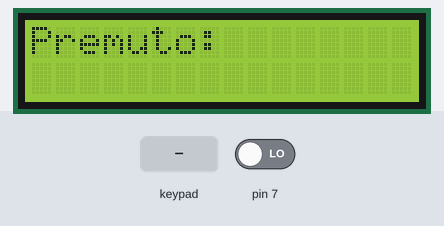
Bench run of a sketch on a simulated Arduino Uno, built with avr-gcc and run on an emulated ATmega328P. Parts: 16×2 character LCD. Wiring (inferred from the signals the program sends): 4×3 keypad with keys 1 2 3 4 5 6 7 8 9 * 0 # (labels assumed): rows pin 6, pin 5, pin 4, pin 3; columns pin 0, pin 1, pin 2. Inputs (shaded band) come from the test bench; at power-on: pin 7 LOW.

Above: at 1.2 s.
1.3 s: keypad keys 1 2 3 4 pressed 0.4 s apart
At 1.39 s:
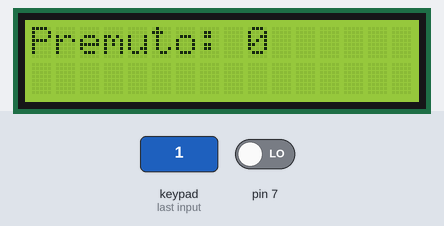
4.4 s: key '6' pressed
At 4.49 s:
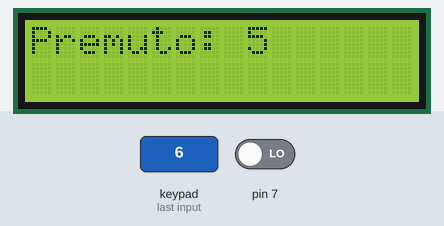
6.0 s: key '7' pressed
At 6.09 s:
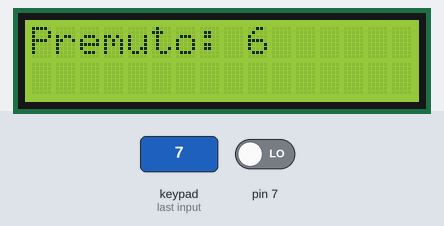
7.6 s: keypad keys 1 2 3 4 # pressed 0.4 s apart
At 8.09 s:
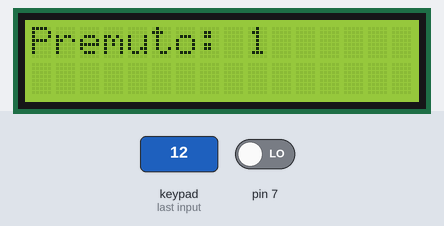
Timing chart, 0 to 10.6 s (numbered marks = the images above; inputs shaded):
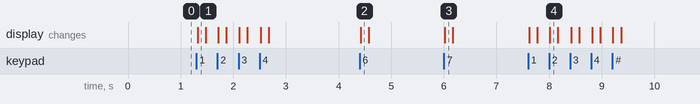

The sketch:

KeypadScan_v1.ino
```cpp
#include <LiquidCrystal_I2C.h>

#define I2C_ADDR    0x27
#define LCD_COLUMNS 16
#define LCD_LINES   2

LiquidCrystal_I2C lcd(I2C_ADDR, LCD_COLUMNS, LCD_LINES);

// !!! LO SCHERMO LCD E' PRESENTE SOLO PER MOSTRARE IL FUNZIONAMENTO DI QUESTO CODICE.
// NON SARA' PRESENTE IN NESSUNA ITERAZIONE DEL PRODOTTO FINALE. !!!

#define NO_KEY 20
volatile uint8_t pressed_key = NO_KEY;

// Nella funzione setup, setto le righe ad OUTPUT HIGH e le colonne ad INPUT PULL-UP
// I pin delle righe sono da 6 a 3 mentre i pin delle colonne sono da 2 a 0
void setup() {
  lcd.init();
  lcd.backlight();

  // DDRD: configura la direzione dei pin (0 = INPUT / 1 = OUTPUT)
  DDRD = 0x78; // = 0111 1000 quindi i pin da 6 a 3 configurati come OUTPUT, pin da 2 a 0 come INPUT

  // PORTD: configura lo stato dei pin (0 = LOW / 1 = HIGH; OUTPUT ed 1 = INPUT PULL-UP )
  PORTD = 0x7F; // = 0111 1111 quindi i pin da 6 a 3 sono configurati ad HIGH,
                // i pin da 2 a 0, essendo configurati INPUT, diventano INPUT PULL-UP
}

// !!! FUNZIONE LOOP UTILIZZATA SOLAMENTE PER MOSTRARE IL FUNZIONAMENTO DI QUESTO CODICE !!!
void loop() {
  pressed_key = keypadScan();
  lcd.setCursor(0,0);
  lcd.print("Premuto: ");
  lcd.setCursor(9,0);
  if(pressed_key == NO_KEY){
    lcd.print("  ");
  }else{
    lcd.print(pressed_key);
  }
}

// Funzione keypadRead()
uint8_t keypadScan(){
  // In shiftArray sono contenuti i valori delle righe con una riga alla volta a LOW:
  // 0xBF: 1011 1111
  // 0xDF: 1101 1111
  // 0xEF: 1110 1111
  // 0xF7: 1111 0111
  uint8_t shiftArray[4]={0xBF, 0xDF, 0xEF, 0xF7};
  uint8_t keyCode = NO_KEY; // Inizzializzato a NO_KEY. Se nessun tasto è premuto,
                            // questa funzione restituisce semplicemente NO_KEY.

  for (uint8_t i = 0; i < 4 ; ++i){
    // Nel ciclo, PORTD viene cambiato negli elementi di shiftArray, cambiando quindi lo stato dei pin
    // delle righe da HIGH a LOW.
    PORTD = shiftArray[i];
    for (uint8_t j = 0 ; j < 3 ; ++j){
      // All'interno del secondo ciclo, controlliamo se al cambio della riga da HIGH a LOW, c'è anche
      // un cambio di una colonna da HIGH a LOW. Il controllo viene fatto facendo un operazione
      // bitwise AND fra gli stati dei pin (PIND) e 1 shiftato a sinistra j volte.
      if ((PIND & (_BV(j))) == 0){
         keyCode = i * 3 + j;
      }
    }
  }

  // Alla fine della funzione, i pin vengono ripristinati allo stato originariamente settato in setup().
  DDRD = 0x78;
  PORTD = 0x7F;

  return keyCode;
}
```

Measured:
- after the input at 1.3 s, the display: changes at once (image 1)
- after the input at 4.4 s, the display: changes at once (image 2)
- after the input at 6.0 s, the display: changes at once (image 3)
- after the input at 7.6 s, the display: first changes at once (image 4 shows a later state)
